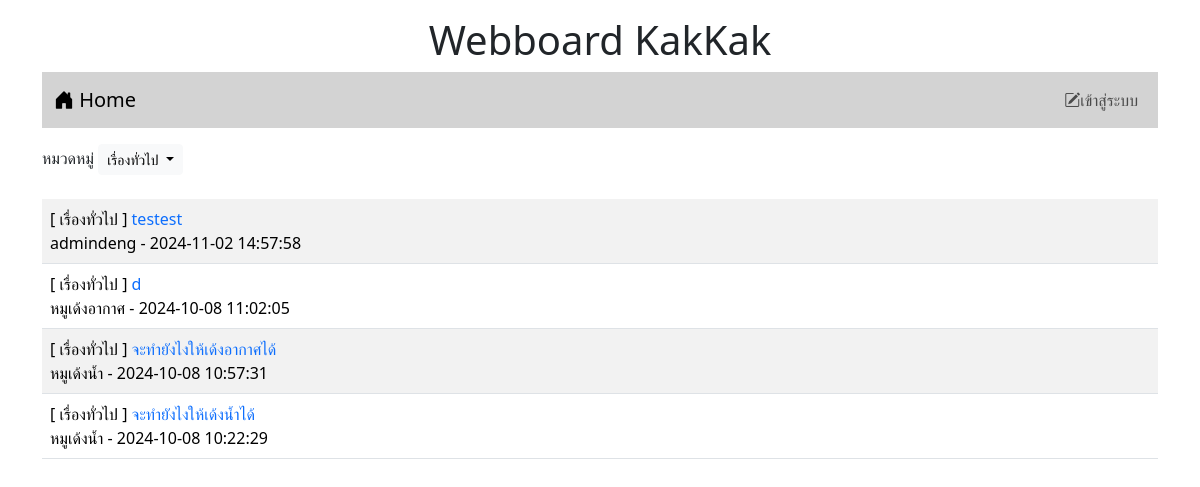
/?category=1, run on the app's committed database.
### tables this page shows
CREATE TABLE `category` (
  `id` int(11) NOT NULL,
  `name` varchar(32) NOT NULL
);

CREATE TABLE `post` (
  `id` int(11) NOT NULL,
  `title` varchar(128) NOT NULL,
  `content` varchar(2048) NOT NULL,
  `post_date` datetime NOT NULL,
  `cat_id` int(11) NOT NULL,
  `user_id` int(11) NOT NULL
);

CREATE TABLE `user` (
  `id` int(11) NOT NULL,
  `login` varchar(32) NOT NULL,
  `password` varchar(64) NOT NULL,
  `name` varchar(64) NOT NULL,
  `gender` char(1) NOT NULL,
  `email` varchar(32) NOT NULL,
  `role` char(1) NOT NULL
);

### index.php (the view, shortened to what this page needs)
<!DOCTYPE html>
<html lang="en">
<head>
    <link href="https://cdn.jsdelivr.net/npm/bootstrap@5.3.3/dist/css/bootstrap.min.css" rel="stylesheet">
    <link rel="stylesheet" href="https://cdn.jsdelivr.net/npm/bootstrap-icons@1.11.3/font/bootstrap-icons.min.css">
</head>
<body>
    <div class="container-lg">
        <H1 style="text-align: center;" class="mt-3"> Webboard KakKak </H1>
        <?php include "nav.php" ?>
        <div class="mt-3">
            <label>หมวดหมู่</label>
            <span class="dropdown">
            <?php
                $conn = new PDO("mysql:host=localhost;dbname=webboard;charset=utf8", "root", "");
                $buttonText = '--ทั้งหมด--';
                if (isset($_GET['category'])) {
                    $category = $_GET['category'];
                    $sql = "SELECT name FROM category WHERE id = $category";
                    $result = $conn->query($sql);
                    if ($result) {
                        $row = $result->fetch();
                        if ($row) {
                            $buttonText = $row['name'];
                        }
                    }
                }
            ?>
            <button id="dropdownButton" class="btn btn-light btn-sm dropdown-toggle" data-bs-toggle="dropdown">
                <?php echo $buttonText ?>
            </button>
                    <?php
                        $sql="SELECT * FROM category";
                    ?>
        </div>
        <table class="table table-striped mt-4">
            <?php
                $conn=new PDO("mysql:host=localhost;dbname=webboard;charset=utf8","root","");
                if (isset($_GET['category'])) {
                    $category = $_GET['category'];
                    $sql="SELECT t3.name,t1.title,t1.id,t2.login,t1.post_date, t1.user_id, t2.role FROM post as t1
                        INNER JOIN user as t2 ON (t1.user_id=t2.id)
                        INNER JOIN category as t3 ON (t1.cat_id=t3.id) WHERE t1.cat_id = $category ORDER BY t1.post_date DESC";
                }
                else{
                    $sql="SELECT t3.name,t1.title,t1.id,t2.login,t1.post_date, t1.user_id, t2.role FROM post as t1
                        INNER JOIN user as t2 ON (t1.user_id=t2.id)
                        INNER JOIN category as t3 ON (t1.cat_id=t3.id) ORDER BY t1.post_date DESC";
                }
                $result=$conn->query($sql);
                while($row = $result->fetch()){
                    if ($row[6] != 'b'){
                        echo "<tr><td class='d-flex justify-content-between'>
                        <div>[ $row[0] ] <a href=post.php?id=$row[2]
                        style=text-decoration:none>$row[1]</a><br>$row[3] - $row[4]</div>";
                    }
                    echo "</td></tr>";
                }
            ?>
        </table>
        <br>
        <br>
        <br>
    </div>
</body>
</html>

### data on the page
category: name "เรื่องทั่วไป"
post: category.name "เรื่องทั่วไป", title "testest", user.login "admindeng", post_date "2024-11-02 14:57:58"
post: category.name "เรื่องทั่วไป", title "d", user.login "หมูเด้งอากาศ", post_date "2024-10-08 11:02:05"
post: category.name "เรื่องทั่วไป", title "จะทำยังไงให้เด้งอากาศได้", user.login "หมูเด้งน้ำ", post_date "2024-10-08 10:57:31"
post: category.name "เรื่องทั่วไป", title "จะทำยังไงให้เด้งน้ำได้", user.login "หมูเด้งน้ำ", post_date "2024-10-08 10:22:29"
